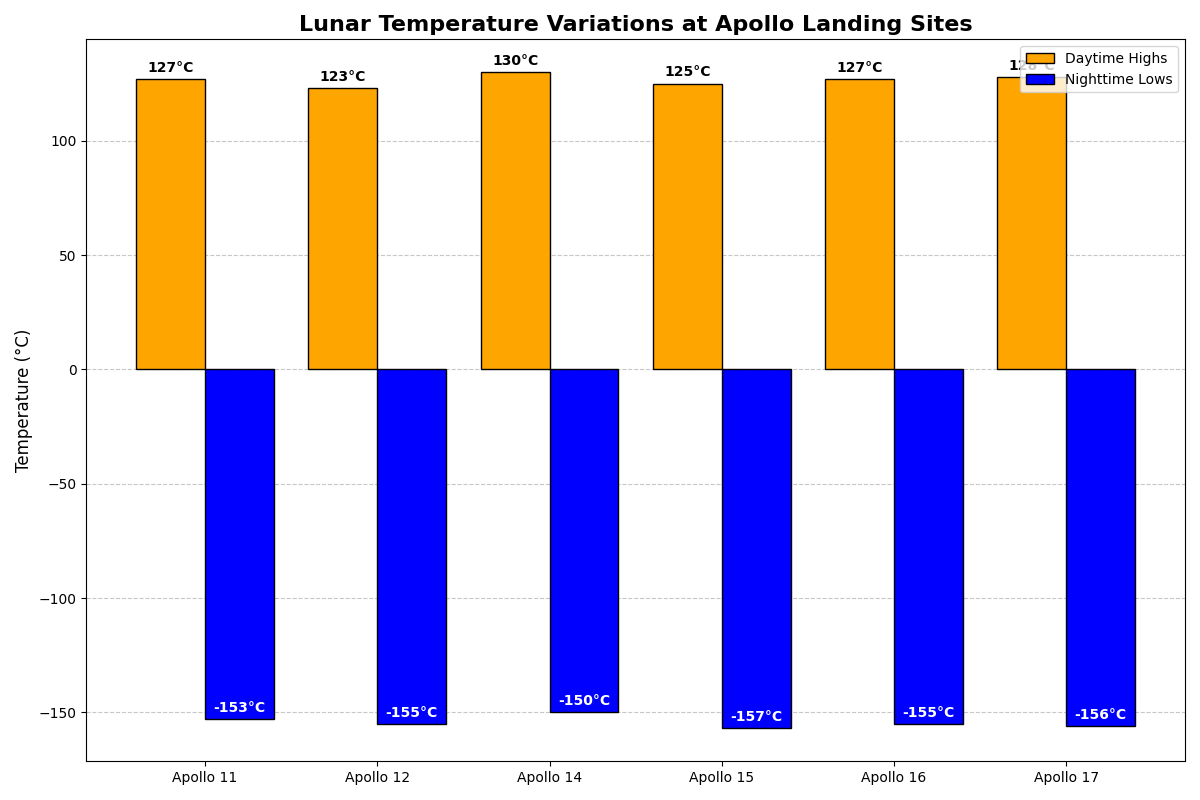

The script that drew this image:
import matplotlib.pyplot as plt
import numpy as np

# Title and Backstory: The chart illustrates the moon's temperature variations at different Apollo landing sites.
# Apollo missions landed at several distinct locations on the moon, each with unique temperature data recorded during the missions.
# Temperatures are shown for daytime high and nighttime low.

# Data Construction
missions = ['Apollo 11', 'Apollo 12', 'Apollo 14', 'Apollo 15', 'Apollo 16', 'Apollo 17']
daytime_highs = np.array([127, 123, 130, 125, 127, 128])  # in degree Celsius
nighttime_lows = np.array([-153, -155, -150, -157, -155, -156])  # in degree Celsius

# Create figure and axes
fig, ax = plt.subplots(figsize=(12, 8))

# Bar Width
width = 0.4

# Scatter plot of Highs and Lows
x_pos = np.arange(len(missions))  # the label locations

# Plotting the daytime high temperatures
bars_day = ax.bar(x_pos - width/2, daytime_highs, width, label='Daytime Highs', color='orange', edgecolor='black')
# Plotting the nighttime low temperatures
bars_night = ax.bar(x_pos + width/2, nighttime_lows, width, label='Nighttime Lows', color='blue', edgecolor='black')

# Labeling the chart
ax.set_ylabel('Temperature (°C)', fontsize=12)
ax.set_title('Lunar Temperature Variations at Apollo Landing Sites', fontsize=16, fontweight='bold')
ax.set_xticks(x_pos)
ax.set_xticklabels(missions, fontsize=10)
ax.legend()

# Adding the data labels
def add_bar_labels(bars, color='black'):
    for bar in bars:
        height = bar.get_height()
        ax.annotate(f'{height}°C', 
                    xy=(bar.get_x() + bar.get_width() / 2, height),
                    xytext=(0, 3),  # 3 points vertical offset
                    textcoords="offset points",
                    ha='center', va='bottom', color=color, fontsize=10, fontweight='bold')

add_bar_labels(bars_day)
add_bar_labels(bars_night, color='white')  # White color for visibility on blue bars

# Adding grid for better readability
ax.yaxis.grid(True, linestyle='--', alpha=0.7)
ax.set_axisbelow(True)

# Automatically adjusting layout to avoid overlap
plt.tight_layout()

# Display the plot
plt.show()
